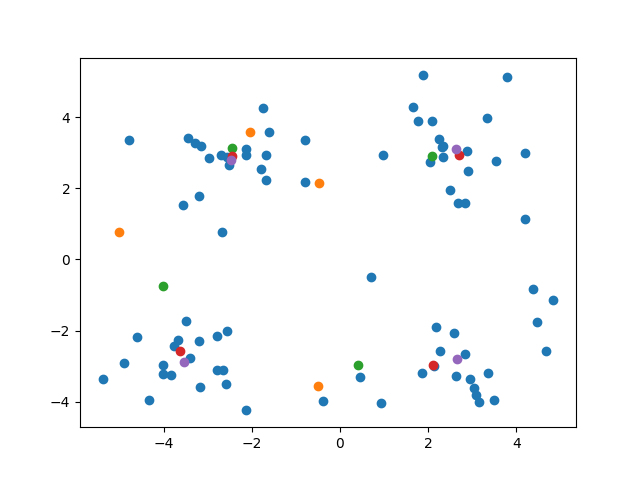

The script that saved this image:
import numpy as np
from numpy.random.mtrand import power
from sklearn.cluster import KMeans 
import matplotlib.pyplot as plt 

def loadDataSet(fileName):
    dataMat=[]
    fr=open(fileName, 'r')
    for line in fr.readlines():
        curLine=line.strip().split(' ')
        fltLine=map(float,curLine)
        dataMat.append(fltLine)
    return dataMat

def distEclud(vecA,vecB):   #Calculate the Eucliden distance
    return np.sqrt(np.sum(np.asarray(vecA-vecB) ** 2))

def randCent(dataSet,k): #Make a set concludes k random centroids
    n=np.shape(dataSet)[1]
    centroids = np.mat(np.zeros((k,n)))
    for j in range(n):
        minJ=min(dataSet[:,j])
        rangeJ=float(max(dataSet[:,j])-minJ)
        centroids[:,j]=minJ+rangeJ*np.random.rand(k,1)
    return centroids

def kMeans(dataSet, k ,distMeas = distEclud, createCent=randCent):
    m=np.shape(dataSet)[0]
    clusterAssment=np.mat(np.zeros((m,2)))
    centroids=createCent(dataSet,k)
    clusterChanged=True
    while clusterChanged:
        clusterChanged=False
        for i in range(m):
            minDist = np.inf ; minIndex=-1
            for j in range(k):
                distJI=distMeas(centroids[j,:],dataSet[i,:])
                if distJI<minDist:
                    minDist=distJI
                    minIndex=j
            if clusterAssment[i,0] != minIndex: clusterChanged = True
            clusterAssment[i,:] = minIndex,minDist**2
        print(centroids)
        plt.scatter(centroids[:,0],centroids[:,1])
        for cent in range(k):
            ptsInClust=dataSet[np.nonzero(clusterAssment[:,0].A==cent)[0]]
            centroids[cent,:]=np.mean(ptsInClust,axis=0)
    return centroids,clusterAssment

dataMat=np.mat(loadDataSet('testSet.txt'))
data=np.loadtxt('testSet.txt')
plt.scatter(data[:,0],data[:,1])
clusterAssing=kMeans(dataMat,4)
plt.savefig('kmeans.png')
